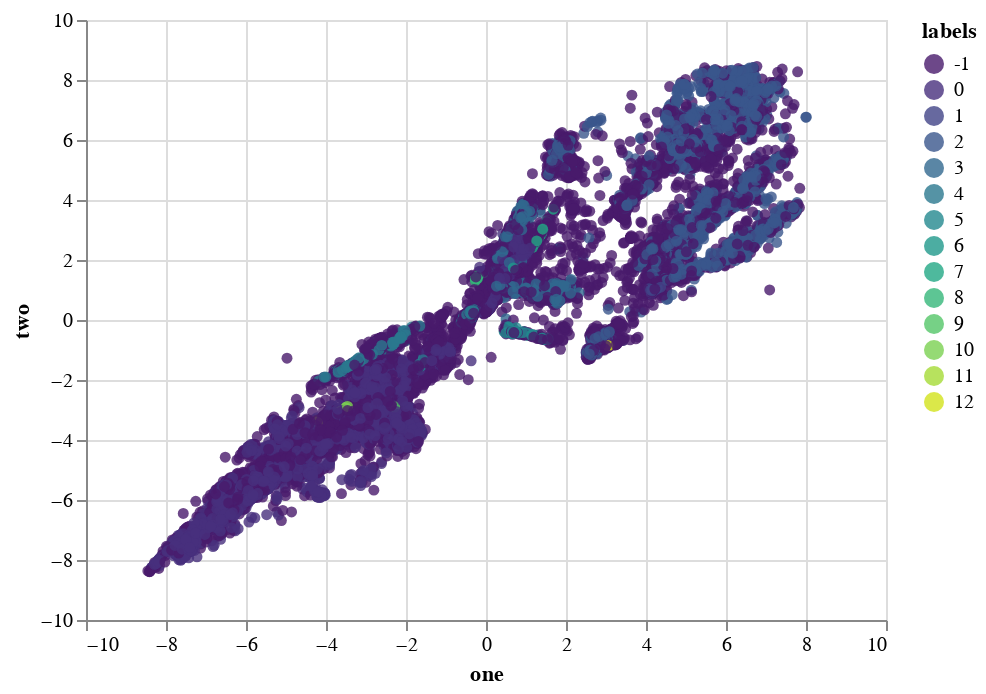

Notebook code for this chart:
### Code cell
labels = scan.labels_
alt_df = pd.DataFrame([one,two,labels]).T
alt_df = alt_df.rename(columns={0:'one',1:'two',2:'labels'})

selection = alt.selection_multi(fields=['labels'], bind='legend')
alt.data_transformers.disable_max_rows()
chart = alt.Chart(alt_df).mark_circle().encode(x=alt.X('one'),
                                       y=alt.Y('two'),
                                       color=alt.Color('labels:N', scale=alt.Scale(scheme='viridis')),
                                       opacity=alt.condition(selection, alt.value(.8), alt.value(0))).add_selection(selection)
chart

### Figure 1 — Vega-Lite specification as saved in the notebook (floating-point values rounded to 4 significant figures; data arrays with more than 128 entries replaced by an {"elided": "..."} marker saying what was removed)
{"config": {"view": {"continuousWidth": 400, "continuousHeight": 300}}, "data": {"name": "data-13ddd55cc8e1072baccfd650621554da"}, "mark": "circle", "encoding": {"color": {"type": "nominal", "field": "labels", "scale": {"scheme": "viridis"}}, "opacity": {"condition": {"value": 0.8, "selection": "selector001"}, "value": 0}, "x": {"type": "quantitative", "field": "one"}, "y": {"type": "quantitative", "field": "two"}}, "selection": {"selector001": {"type": "multi", "fields": ["labels"], "bind": "legend"}}, "$schema": "https://vega.github.io/schema/vega-lite/v4.8.1.json", "datasets": {"data-13ddd55cc8e1072baccfd650621554da": {"elided": "15548 records"}}}
